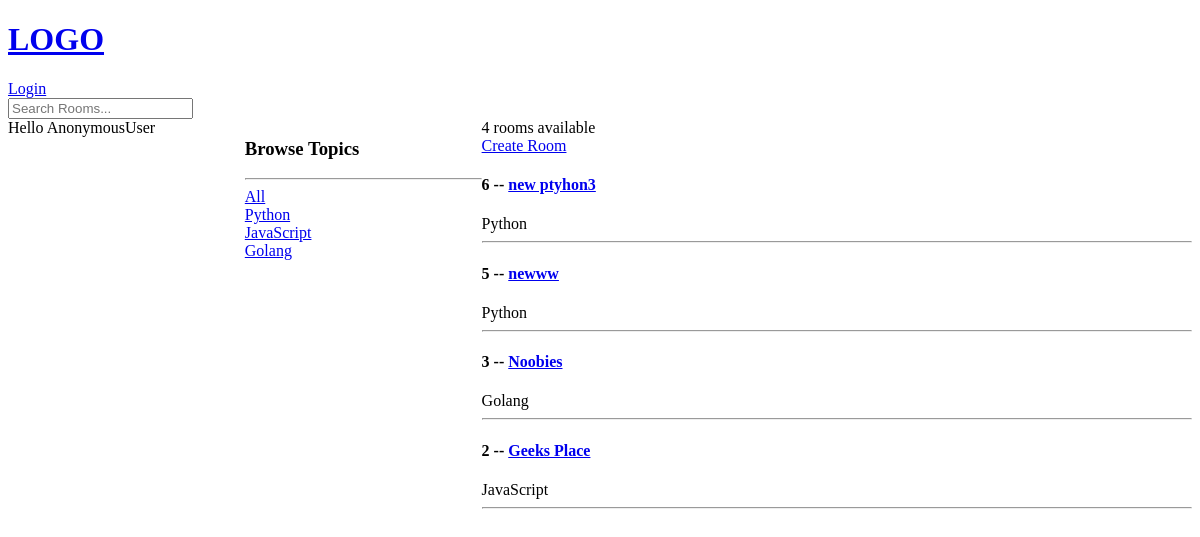
/, run on an earlier commit of the app's database.
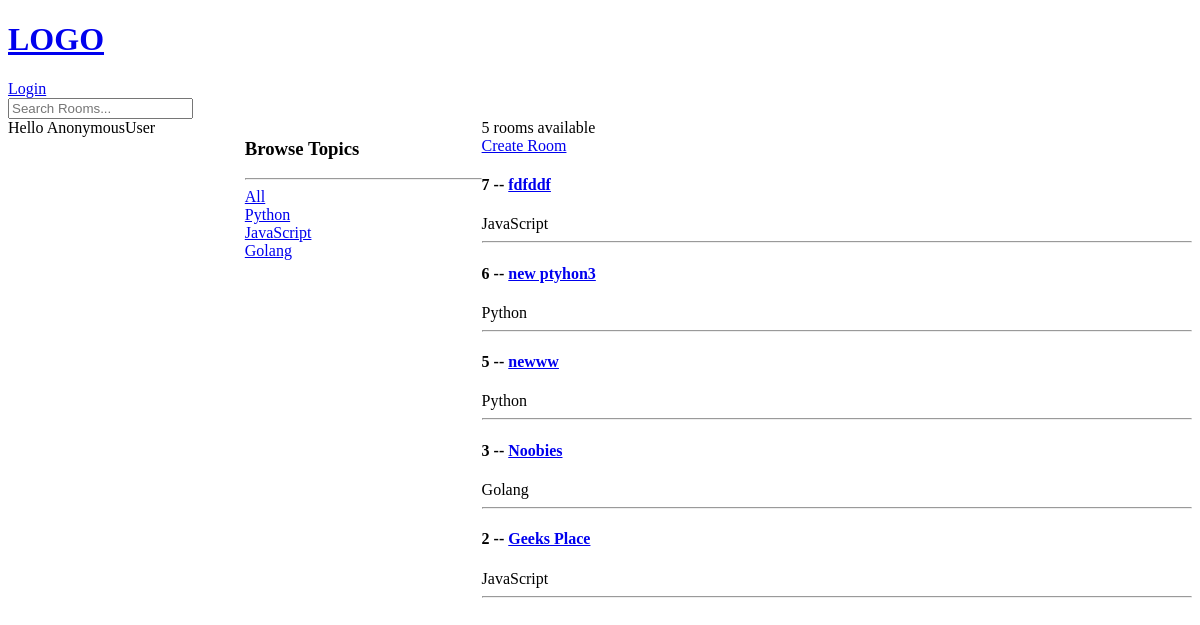
And on a later commit of the database.
### main/models.py (models this page shows, shortened)
class Topic(models.Model):
    name = models.CharField(max_length=200)

class Room(models.Model):
    host = models.ForeignKey(User, on_delete=models.CASCADE)
    topic = models.ForeignKey(Topic, on_delete=models.CASCADE)
    name = models.CharField(max_length=200)
    description = models.TextField(null=True, blank=True)
    updated_at = models.DateTimeField(auto_now=True)
    created_at = models.DateTimeField(auto_now_add=True)
    class Meta:
        ordering = ['-updated_at', '-created_at']

### main/views.py (the view)
def home(request):
    q = request.GET.get('q') if request.GET.get('q') != None else ''
    rooms = Room.objects.filter(
        Q(topic__name__icontains=q) |
        Q(description__icontains=q) |
        Q(name__icontains=q)
    )
    topics = Topic.objects.all()
    rooms_count = rooms.count()
    context = {"rooms": rooms, "topics": topics, "rooms_count": rooms_count}
    return render(request, 'main/home.html', context)

### main/templates/main/home.html (shortened to what this page needs)
{% extends 'main/main.html' %}
{% block content %}
<div class="home-container">
    Hello {{ request.user }}
    <div>
        <h3>
            Browse Topics
        </h3>
        <hr>
        <div>
            <a href="{% url 'home' %}">All</a>
        </div>
        {% for topic in topics %}
            <div>
                <a href="{% url 'home' %}?q={{topic.name}}">{{ topic.name }}</a>
            </div>
        {% endfor %}
    </div>
    <div>
        <div>
            {{ rooms_count }} room{% if rooms_count > 1 or rooms_count == 0%}s{% endif %} available
        </div>
        <a href="{% url 'create_room' %}">Create Room</a>
        <div>
            {% for room in rooms %}
            <div>
                <h4>
                    {{ room.id }} -- <a href="{% url 'room' room.id %}">{{ room.name }}</a>
                </h4>
                {{ room.topic.name }}
                <hr>
            </div>
            {% endfor %}
        </div>
    </div>
</div>
{% endblock %}

What changed in the data, as far as the page shows it:
added Room: id "7", name "fdfddf", topic.name "JavaScript"
Also different on the page:
{{ rooms_count }}: "4" → "5"
